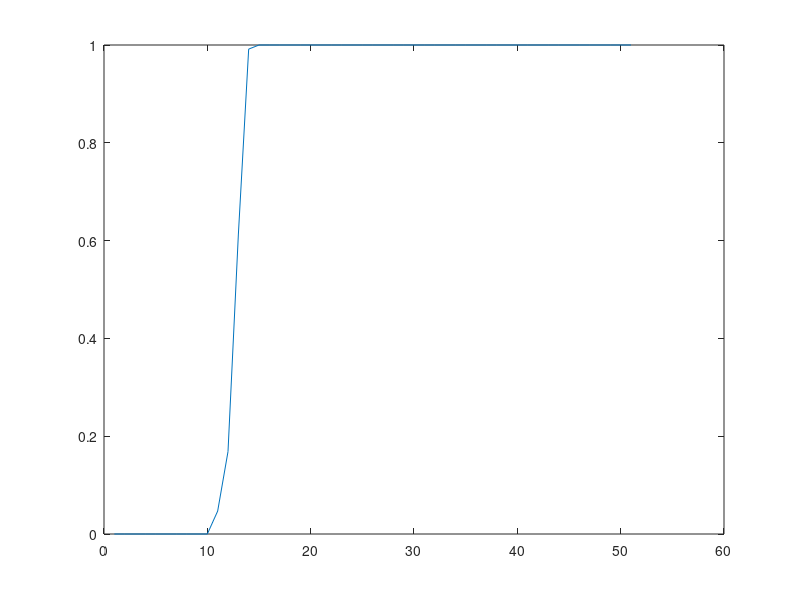

The MATLAB source for this figure:
N = 50;
w = randn(N)*1.1;
w = w/max(real(eig(w)))*.9;
dt = 0.01;
tau = .1;
t = 0:dt:.5;
fun = @(x) tanh(x);
inp = randn(1, N);
cn = 50;
alpha = .005;
alphai = .005;
clf
for iter = 1:100;
    r = zeros(1,N);
    for i = 1:length(t)-1
        r(i+1,:) = r(i,:) + dt/tau*(-r(i,:) + fun(r(i,:))*w + inp*(i==10));
    end

    if iter == 1;
        [a,b] = sort(sum(abs(r)));
        cn = b(1);
    end

    r = fun(r);
    rew = r(:,cn);
    dw = corr(r,rew);
    di = dw;
    dw = dw*dw';
    dw = dw - eye(N).*dw;
    dw = dw*sum(rew);
    w = w + dw*alpha/norm(w);
    inp = inp + di'*alphai;
    plot(r(:,cn));
    drawnow;
    E(iter) = sum(r(:,cn));
    R(:,:,iter) = r;
end